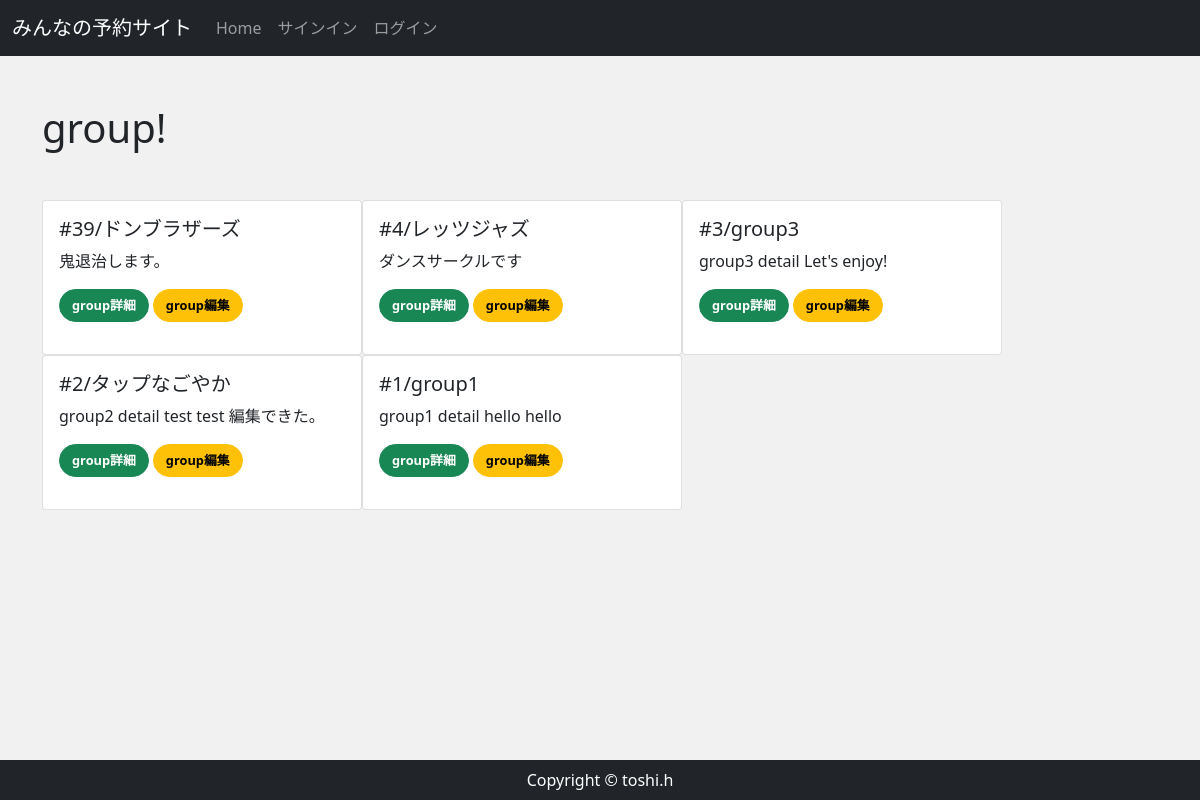
Page /group/ on the earlier database version.
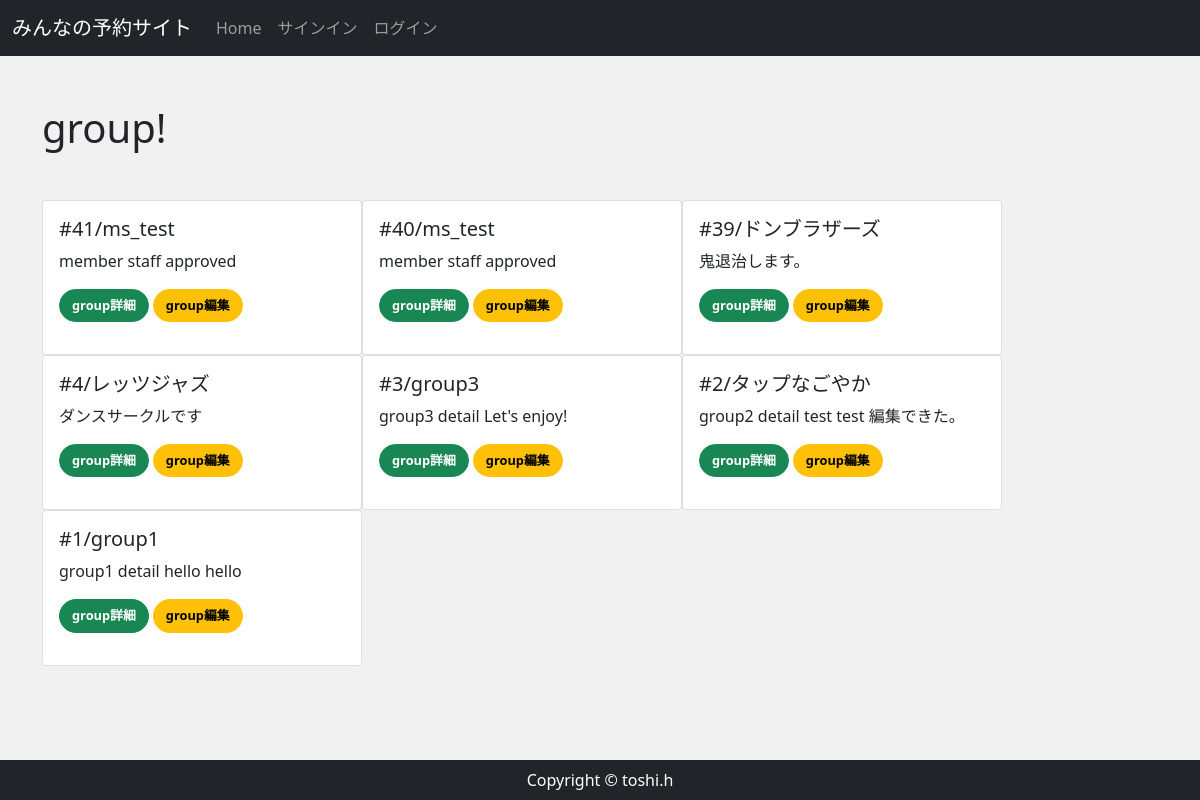
Same page on the later database version.
### reservation/models.py (models this page shows, shortened)
class Group(models.Model):
    group_name = models.CharField(max_length=150)
    group_detail = models.TextField()
    group_owner = models.ForeignKey(
        CustomUser,
        unique=False,
        db_index=True,
        related_name='owner',
        on_delete=models.CASCADE
    )

### reservation/views.py (the view)
# urls.py: path('group/',views.GroupView.as_view(), name="group"),
class GroupView(View):
    def get(self, request, *args, **kwargs):
        group_data = Group.objects.order_by('-id') #新しいものから順番に並べる
        return render(request, 'reservation/group_index.html',{
            'group_data': group_data
        })

### reservation/templates/reservation/group_index.html (shortened to what this page needs)
{% extends 'reservation/base.html' %}
{% block content %}
    <div class="my-5">
        <h1>group!</h1>
    </div>
    <div class="card-deck d-flex flex-wrap" >
    {% for group in group_data %}
        <div class="card  style="width:20rem;"" style="width:20rem;">
                <div class="card-body">
                    <h5 class="card-title">#{{ group.id }}/{{ group.group_name }}</h5>
                    <p class="card-text">{{ group.group_detail|truncatechars:100 }}</p>
                <p class=""><a href="{% url 'group_detail' group.pk  %} " class="btn btn-success">group詳細</a>
                {% if True %}
                <a href="{% url 'group_edit' group.pk  %} " class="btn btn-warning">group編集</a>
                {% endif %}
                </p>
                </div>
        </div>
    {% endfor %}
    </div>
{% endblock %}

Differences in the rows shown:
added Group: id "41", group_name "ms_test", group_detail "member staff approved"
added Group: id "40", group_name "ms_test", group_detail "member staff approved"
